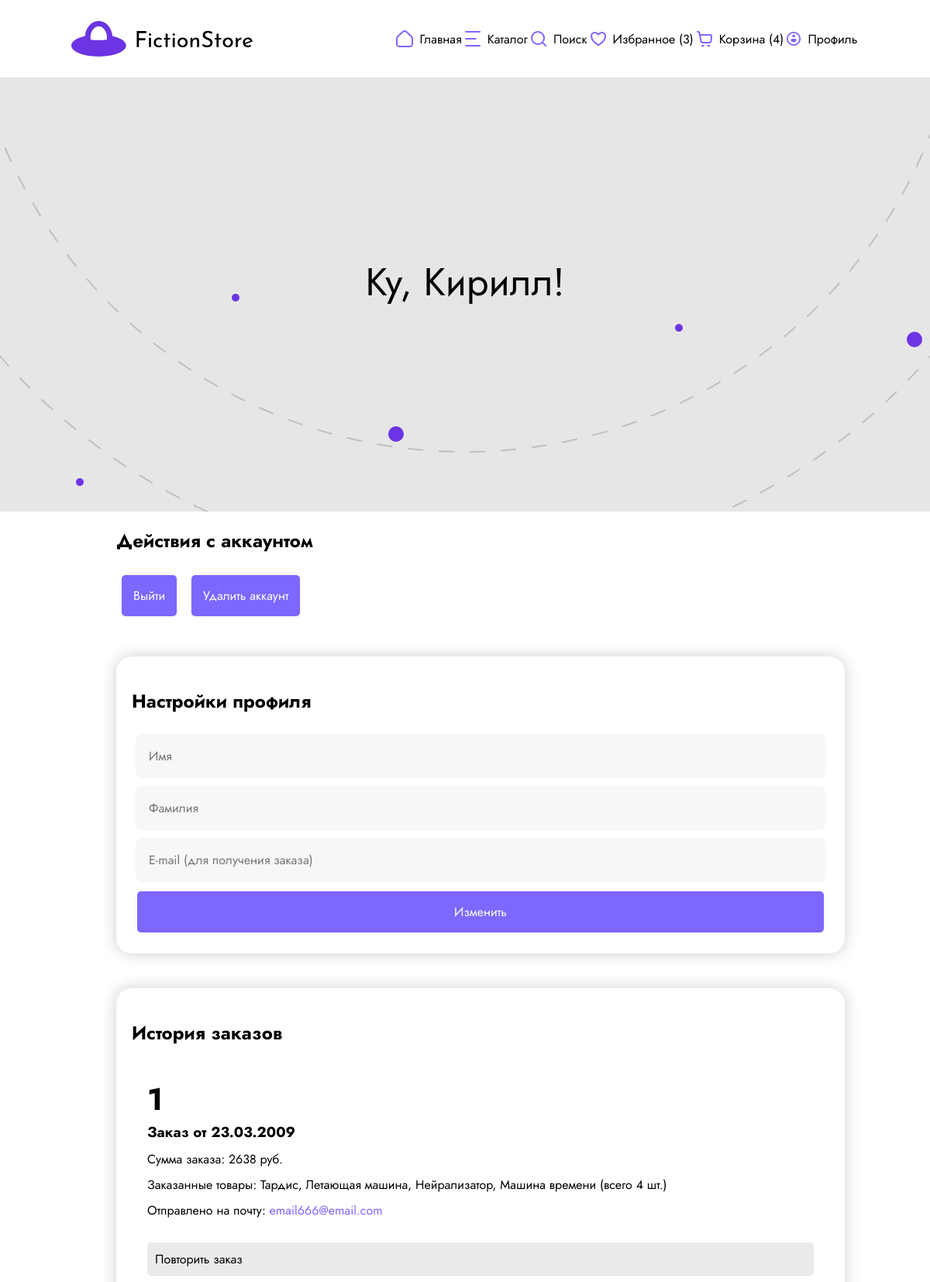
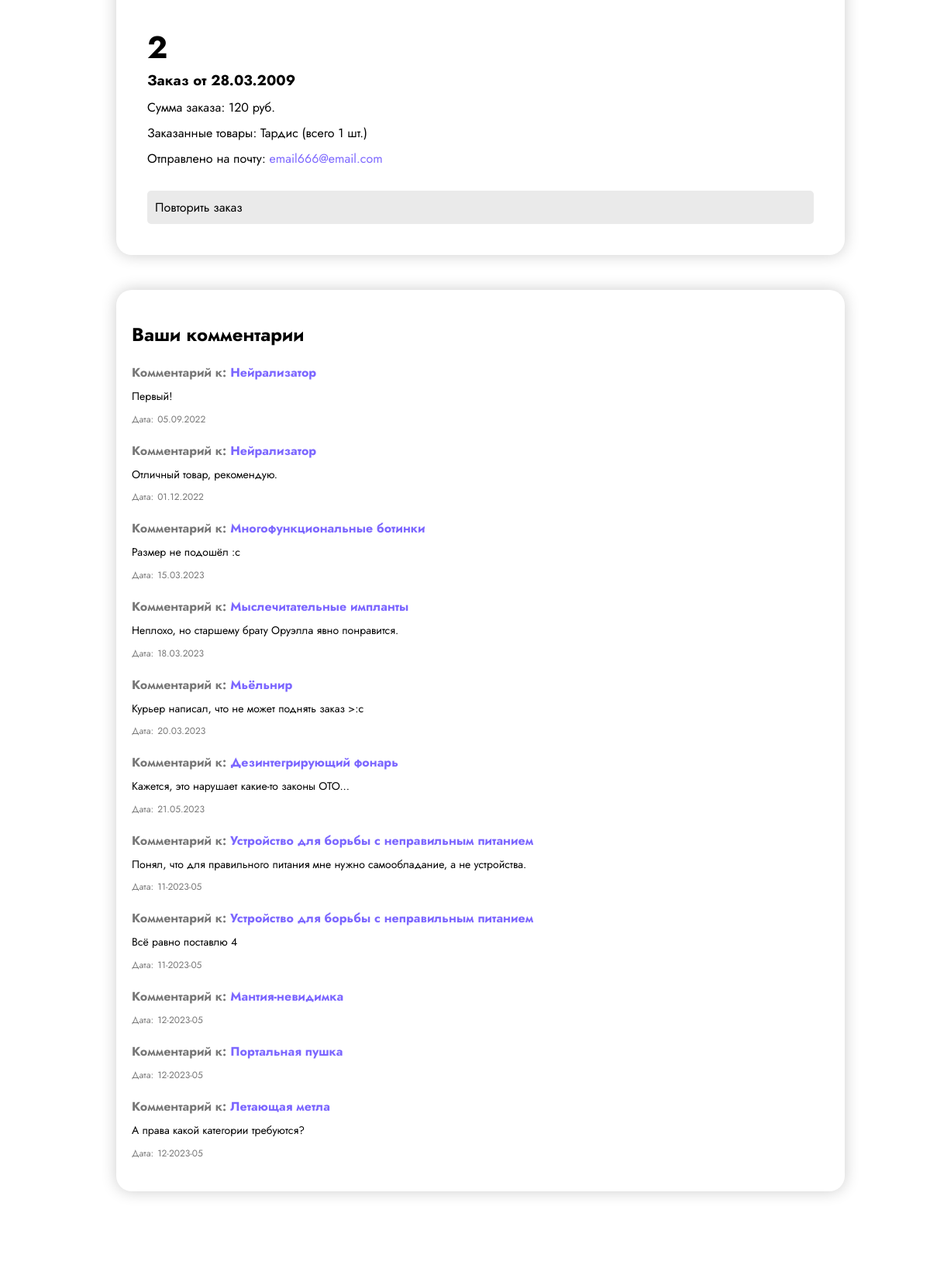
The app's page /profile (signed in, upper part) with its own data (2 pictures, top to bottom).
### app/models.py (models this page shows)
class User(db.Model):
    __tablename__ = "user"
    id          = db.Column(db.Integer, primary_key=True)
    email       = db.Column(db.String(100), nullable=False, unique=True)
    password    = db.Column(db.String(100), nullable=False)
    token       = db.Column(db.String(100), nullable=False, unique=True)
    name        = db.Column(db.String(50), nullable=False)
    surname     = db.Column(db.String(50))
    comments    = db.relationship("Comment", backref="user")
    basket      = db.relationship("Item", secondary=basket, backref=db.backref('users_have_basket'))
    favourites  = db.relationship("Item", secondary=favourites, backref=db.backref('users_have_fav'))

class Comment(db.Model):
    __tablename__ = "comment"
    id          = db.Column(db.Integer, primary_key=True)
    user_id     = db.Column(db.Integer, db.ForeignKey('user.id'))
    item_id     = db.Column(db.Integer, db.ForeignKey('item.id'))
    date        = db.Column(db.String(10), nullable=False) # "day.month.year"
    score       = db.Column(db.Integer, nullable=False)
    pros        = db.Column(db.String(400))
    cons        = db.Column(db.String(400))
    text        = db.Column(db.String(800))

class Item(db.Model):
    __tablename__ = "item"
    id              = db.Column(db.Integer, primary_key=True)
    title           = db.Column(db.String(100), nullable=False)
    price           = db.Column(db.Float, nullable=False)
    description     = db.Column(db.String(1000), nullable=False)
    images          = db.Column(db.JSON) # [ "str", ... ]
    colors          = db.Column(db.JSON) # [ "str", ... ]
    science         = db.Column(db.JSON) # [ "str", ... ]
    comments        = db.relationship("Comment", backref="item")

### app/controllers.py (the view)
@app.route('/profile', methods=['GET'])
def profile():
    if not (user := authToken(request)):
        return redirect('/login')
    favs_len, basket_len = favs_basket_len(user, False)
    return render_template('profile.html', favs_len=favs_len,
                           basket_len=basket_len, user=user)

### app/controllers.py (called while the page is built)
def authToken(request):
    token = request.cookies.get('token')
    if token and (user := db.session.query(User).filter_by(token=token).first()):
        return user
    return False

def favs_basket_len(user, cookies):
    if user:
        return len(user.favourites), len(user.basket)
    return len(cookies.get('favourites') or "")//2, len(cookies.get('basket') or "")//2

### app/templates/profile.html (shortened to what this page needs)
{% extends 'base.html' %}
{% block content %}
<main>
    <h1>Ку, {{ user.name }}!</h1>
</main>
<div class="types">
    <div class="catalog">
        <form method="post">
            <span>
                <h2>Действия с аккаунтом</h2>
            </span>
            <button formaction="/logout" class="itemcomm_submit">Выйти</button>
            <button formaction="/" class="itemcomm_submit">Удалить аккаунт</button>
        </form>
        <form class="itemcomm_form" style="margin-top: 5%">
            <span>
                <h2>Настройки профиля</h2>
            </span>
            <span>
                <input style="padding: 15px; width: 100%" class="textrange-field" type="text" name="user-name"
                   placeholder="Имя">
            </span>
            <span>
                <input style="padding: 15px; width: 100%" class="textrange-field" type="text" name="user-surname"
                    placeholder="Фамилия">
            </span>
            <span>
                <input style="padding: 15px; width: 100%" class="textrange-field" type="email" name="email"
                    placeholder="E-mail (для получения заказа)">
            </span>
            <span>
                <input type="submit" style="padding: 15px; width: 100%" class="itemcomm_submit" value="Изменить">
            </span>
        </form>
        <form class="itemcomm_form" style="margin-top: 5%">
            <h2>История заказов</h2>
            <ol class="orders">
                <li>
                    <h3>Заказ от 23.03.2009</h3>
                    <p>Сумма заказа: 2638 руб.</p>
                    <p>Заказанные товары: Тардис, Летающая машина, Нейрализатор, Машина времени (всего 4 шт.)</p>
                    <p>Отправлено на почту: <a href="mailto:email666@email.com">email666@email.com</a></p>
                    <a class="repeat-order" href="#">Повторить заказ</a>
                </li>
                <li>
                    <h3>Заказ от 28.03.2009</h3>
                    <p>Сумма заказа: 120 руб.</p>
                    <p>Заказанные товары: Тардис (всего 1 шт.)</p>
                    <p>Отправлено на почту: <a href="mailto:email666@email.com">email666@email.com</a></p>
                    <a class="repeat-order" href="#">Повторить заказ</a>
                </li>
            </ol>
        </form>
        <form class="itemcomm_form" style="margin-top: 5%">
            <span>
                <h2>Ваши комментарии</h2>
            </span>
            <ul class="profilepage_comments">
                {% for comment in user.comments %}
                <li>
                    <h4 class="profilepage_comment-item"><a href="/product?id={{ comment.item.id }}">{{ comment.item.title }}</a></h4>
                    <p class="profilepage_comment-text">{{ comment.text }}</p>
                    <div class="profilepage_comment-metadata">
                        <span class="profilepage_comment-date">{{ comment.date }}</span>
                    </div>
                </li>
                {% endfor %}
            </ul>
        </form>
    </div>
</div>
{% endblock %}

### app/static/styles/style.css (style rules this page uses)
body, html { margin: 0; overflow-x: hidden; }
* { font-family: 'Jost', sans-serif; }
.textrange-field { display: inline; width: 43%; }
a { text-decoration: none; color: rgba(124, 103, 255, 1); }
@media (min-width: 900px) { span { display: flex; flex-direction: row; } }
@media (min-width: 900px) { main { height: 70vh; background: url(../img/gui/kruzhochki.svg); background-position: center; background-repeat: no-repeat; background-attachment: scroll; margin-top: 0; display: flex; flex-direction: column; justify-content: center; align-items: center; background-color: #E6E6E6; } }
@media (min-width: 900px) { main > h1 { margin-top: 0; width: 50%; text-align: center; font-size: 50px; font-weight: 400; } }
@media (min-width: 900px) { form { border: rgba(177, 177, 177, 0.42); } }
@media (min-width: 900px) { .types { display: flex; flex-direction: row; justify-content: space-around; } }
@media (min-width: 900px) { input, label { display: inline-block; } }
@media (min-width: 900px) { .types > .catalog { display: flex; flex-direction: column; width: 75%; flex-wrap: wrap; } }
.itemcomm_form { width: 100%; margin: 0 auto; background-color: #fff; padding: 20px; box-shadow: 0px 0px 20px rgba(0, 0, 0, 0.2); border-radius: 20px; }
.itemcomm_submit { background-color: rgba(124, 103, 255, 1); color: #fff; border: none; padding: 15px; font-size: 16px; cursor: pointer; border-radius: 5px; box-shadow: 0px 0px 4px rgba(0, 0, 0, 0.1); margin: 7px; }
html, body { max-width: 100%; overflow-x: hidden; }
.textrange-field { background-color: #f7f7f7; color: #333; border: none; padding: 7px 10px; font-size: 16px; border-radius: 5px; box-shadow: 0px 0px 4px rgba(0, 0, 0, 0.1); margin: 7px; }
.orders { counter-reset: item; list-style-type: none; padding: 0; margin: 0; }
.orders li { display: flex; flex-direction: column; padding: 20px; }
.orders h3 { margin-top: 0; margin-bottom: 10px; }
.orders p { margin: 0; margin-bottom: 10px; }
.orders li:before { content: counter(item); counter-increment: item; margin-right: 10px; font-size: 250%; font-weight: bold; }
.repeat-order { margin-top: 20px; display: inline-block; padding: 10px; background-color: #eaeaea; color: #000; text-decoration: none; border-radius: 5px; transition-duration: 0.3s; }
.profilepage_comments { list-style-type: none; margin: 0; padding: 0; }
.profilepage_comments li { margin-bottom: 20px; }
.profilepage_comment-item { margin-top: 0; margin-bottom: 10px; font-size: 16px; font-weight: bold; }
.profilepage_comment-item::before { display: inline-block; margin-right: 5px; content: "Комментарий к: "; color: #787878; }
.profilepage_comment-text { margin: 0; margin-bottom: 10px; font-size: 14px; line-height: 1.4; }
.profilepage_comment-metadata { font-size: 12px; color: #787878; }
.profilepage_comment-date, .profilepage_comment-time { margin-right: 10px; }
.profilepage_comment-date::before { content: 'Дата:'; }
.profilepage_comment-metadata span::before { display: inline-block; margin-right: 5px; }

### records on screen
User: name "Кирилл"
Comment: item "Нейрализатор", text "Первый!", date "05.09.2022"
Comment: item "Нейрализатор", text "Отличный товар, рекомендую.", date "01.12.2022"
Comment: item "Многофункциональные ботинки", text "Размер не подошёл :c", date "15.03.2023"
Comment: item "Мыслечитательные импланты", text "Неплохо, но старшему брату Оруэлла явно понравится.", date "18.03.2023"
Comment: item "Мьёльнир", text "Курьер написал, что не может поднять заказ >:c", date "20.03.2023"
Comment: item "Дезинтегрирующий фонарь", text "Кажется, это нарушает какие-то законы ОТО...", date "21.05.2023"
Comment: item "Устройство для борьбы с неправильным питанием", text "Понял, что для правильного питания мне нужно самообладание, а не устройства.", date "11-2023-05"
Comment: item "Устройство для борьбы с неправильным питанием", text "Всё равно поставлю 4", date "11-2023-05"
Comment: item "Мантия-невидимка", date "12-2023-05"
Comment: item "Портальная пушка", date "12-2023-05"
Comment: item "Летающая метла", text "А права какой категории требуются?", date "12-2023-05"

### other values on screen
{{ favs_len }} "3"
{{ basket_len }} "4"
